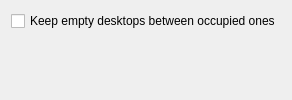
<?xml version="1.0" encoding="UTF-8"?>
<ui version="4.0">
    <class>KWorkspacesConfig</class>
    <widget class="QWidget" name="KWorkspacesConfig">
        <layout class="QVBoxLayout" name="mainLayout">
            <item>
                <widget class="QCheckBox" name="kcfg_keepEmptyMiddleDesktops">
                    <property name="toolTip">
                        <string>When purging empty desktops after switching left, stop at the first non-empty one found instead of purging past it too.</string>
                    </property>
                    <property name="text">
                        <string>Keep empty desktops between occupied ones</string>
                    </property>
                </widget>
            </item>
            <item>
                <spacer name="spacer">
                    <property name="orientation">
                        <enum>Qt::Vertical</enum>
                    </property>
                    <property name="sizeHint" stdset="0">
                        <size>
                            <width>20</width>
                            <height>40</height>
                        </size>
                    </property>
                </spacer>
            </item>
        </layout>
    </widget>
    <resources/>
    <connections/>
</ui>
